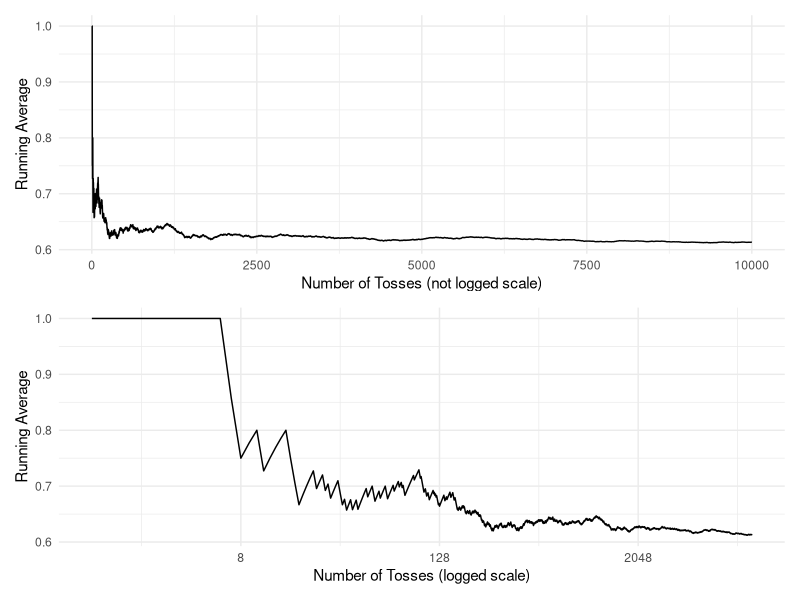
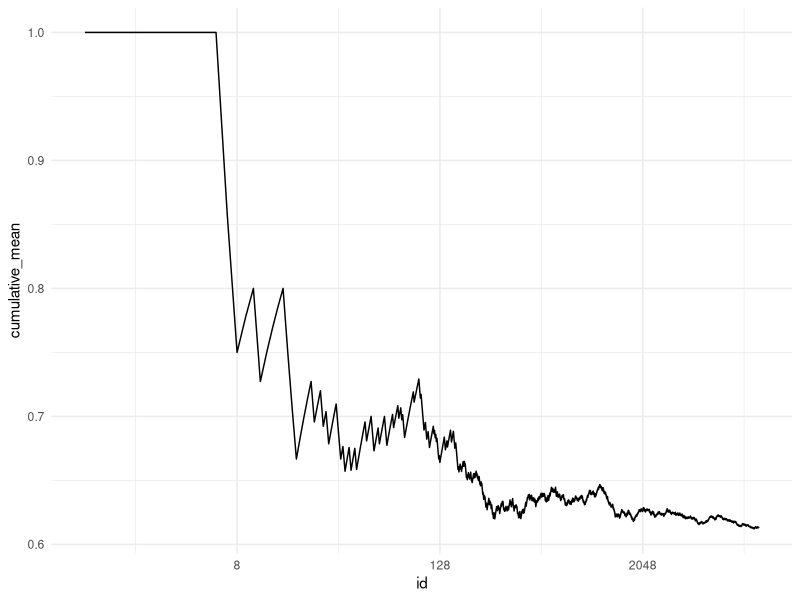
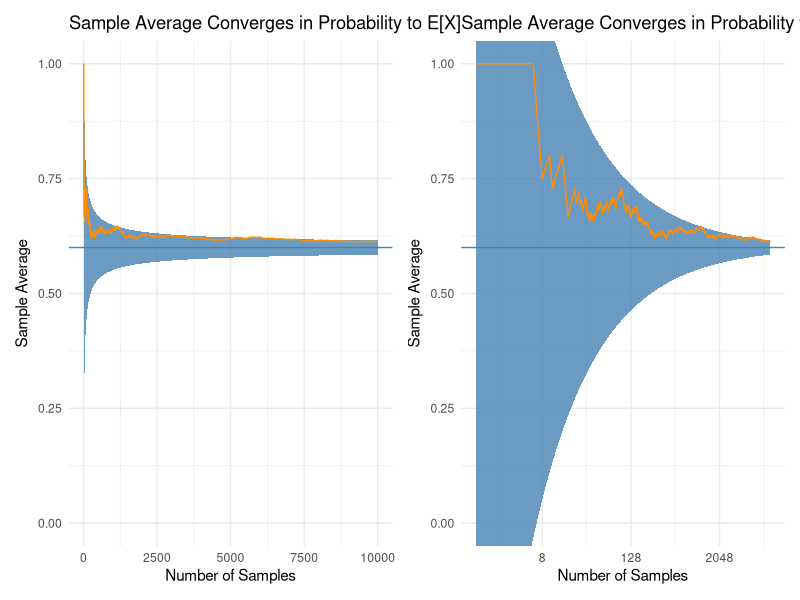

Here is the R script that generated these plots, in order:
## ---- chunk 1
library(dplyr)
library(magrittr)

library(ggplot2)
library(patchwork)
theme_set(theme_minimal())
## ---- chunk 2
toss_coin <- function(times) { 
  rbinom(n = times, size = 1, prob = 0.6)
  }
## ---- chunk 3
toss_coin(1)
## ---- chunk 4
toss_coin(100)
## ---- chunk 5
d <- data.frame(
  id = 1:1e4,
  x = toss_coin(1e4)
)

d <- d %>%  
  mutate(
    cumulative_mean = cummean(x)
  )

plot_not_logged <- d %>%
  ggplot(aes(x = id, y = cumulative_mean)) + 
  geom_line() + 
  labs(
    x = 'Number of Tosses (not logged scale)', 
    y = 'Running Average'
  )

plot_logged <- d %>%
  ggplot(aes(x = id, y = cumulative_mean)) + 
  scale_x_continuous(trans = 'log2') + 
  geom_line() + 
  labs(
    x = 'Number of Tosses (logged scale)', 
    y = 'Running Average'
  )

plot_not_logged / plot_logged
## ---- chunk 6
d <- d %>%  
  mutate(
    chebyshev_prob = 0.24 / (0.01 * id),
    epsilon = sqrt(2.4 / id)
  )
## ---- chunk 7
d %>%  
  ggplot(aes(x = id, y = cumulative_mean)) + 
  scale_x_continuous(trans = 'log2') + 
  geom_line()
## ---- chunk 8
cumulative_mean_not_logged <- d %>%  
  ggplot() + 
  geom_ribbon(
    aes(
      x = id, 
      ymin = .6 - epsilon, 
      ymax = .6 + epsilon), 
    fill = 'steelblue', alpha = 0.8) + 
  geom_line(aes(x = id, y = cumulative_mean), color = 'darkorange') + 
  geom_hline(yintercept = 0.6, color = 'steelblue') + 
  coord_cartesian(ylim = c(0,1)) + 
  labs(
    title = 'Sample Average Converges in Probability to E[X]',
    x = 'Number of Samples', 
    y = expression('Sample Average')) + 
  theme_minimal()

cumulative_mean_log_transformed <- cumulative_mean_not_logged + 
  scale_x_continuous(trans = 'log2')
  
cumulative_mean_not_logged | cumulative_mean_log_transformed  
